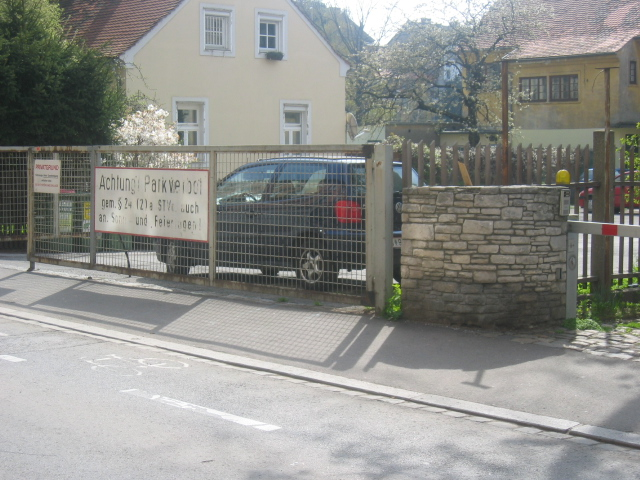
#> input picture cars/carsgraz_002.bmp, 640 x 480 px; its folder holds 4 pictures in this run
$ python my_knn.py
#> lines starting #> are read from the running program, lines starting #| are printed output that depends on the picture; pictures that were not available may be replaced by others from this repository, and a replacement may not be noted
import os
import sys
import numpy as np
import warnings
# Ignore warnings
warnings.filterwarnings('ignore')
from PIL import Image
from pathlib import Path
import pandas as pd

base_dir = Path(__file__).resolve().parent

cars_path = base_dir / "cars/"
horse_path = base_dir / "horses/"

cars = os.listdir(cars_path)
horses = os.listdir(horse_path)

train_size = 0.9

def img2vector(path, image_name):
#> called with image_name = 'carsgraz_002.bmp'
    image = Image.open(os.path.join(path, image_name))
#> image is the input picture: PIL image 640x480 RGB; mean R, G, B 142.8, 143.4, 139
    image = image.resize((50,50))
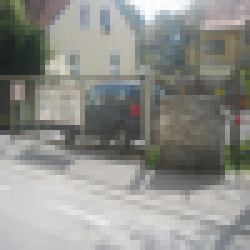
#> image: PIL image 50x50 RGB (shown 5 times larger); mean R, G, B 142.8, 143.4, 139
    image = image.convert('L')
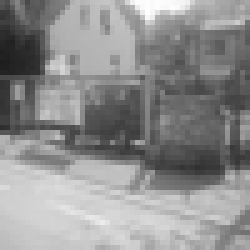
#> image: PIL image 50x50 L (shown 5 times larger); min 30, max 254, mean 142.7
    vector = np.array(image)
    vector = vector.flatten()
#> vector = 2500 values, max 254 at index 129, min 30 at index 600, mean 142.7
    return vector

car_vectors = np.zeros((len(cars), 50*50))
for i in range(0, len(cars)):
    car_vectors[i] = img2vector(cars_path, cars[i])
#> pass 2 of the loop `for i in range(0, len(cars)):`:
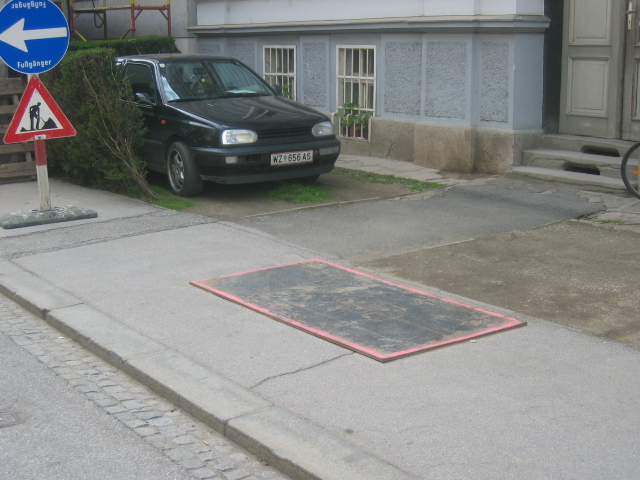
#> input picture cars/carsgraz_006.bmp, 640 x 480 px
#> in img2vector, image is the input picture: PIL image 640x480 RGB; mean R, G, B 135.6, 136.9, 135.5
#> in img2vector (call 2), `image = image.resize((50,50))`:
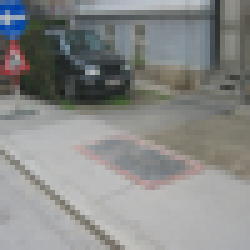
#> image: PIL image 50x50 RGB (shown 5 times larger); mean R, G, B 135.6, 136.9, 135.5
#> in img2vector (call 2), `image = image.convert('L')`:
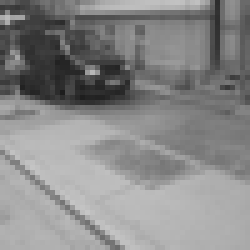
#> image: PIL image 50x50 L (shown 5 times larger); min 29, max 198, mean 136.3
#> vector = 2500 values, max 198 at index 2117, min 29 at index 912, mean 136.3
#> pass 3 of the loop `for i in range(0, len(cars)):`:
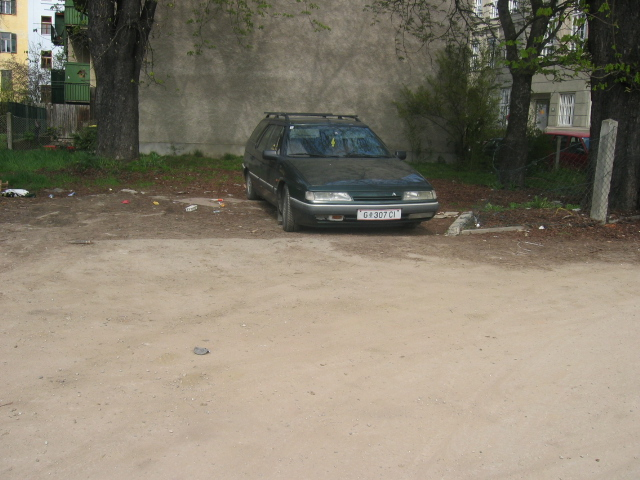
#> input picture cars/carsgraz_018.bmp, 640 x 480 px
#> in img2vector, image is the input picture: PIL image 640x480 RGB; mean R, G, B 134.2, 126.4, 110.7
#> in img2vector (call 3), `image = image.resize((50,50))`:
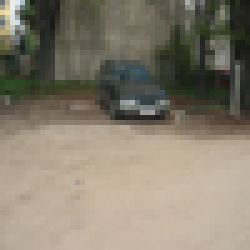
#> image: PIL image 50x50 RGB (shown 5 times larger); mean R, G, B 134.2, 126.4, 110.7
#> in img2vector (call 3), `image = image.convert('L')`:
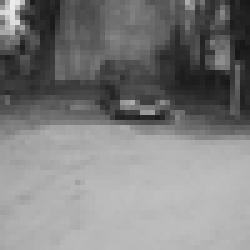
#> image: PIL image 50x50 L (shown 5 times larger); min 24, max 236, mean 126.9
#> vector = 2500 values, max 236 at index 2, min 24 at index 49, mean 126.9
#> the loop made 4 passes; the first 3 are shown

horse_vectors = np.zeros((len(horses), 50*50))
for i in range(0, len(horses)):
    horse_vectors[i] = img2vector(horse_path, horses[i])

car_df = pd.DataFrame(car_vectors)
horse_df = pd.DataFrame(horse_vectors)
#> horse_df = table of 1 rows and 2500 columns

car_df['label'] = 1
horse_df['label'] = -1

car_train = car_df.sample(frac=train_size, random_state=200)
car_test = car_df.drop(car_train.index)

horse_train = horse_df.sample(frac=train_size, random_state=200)
#> horse_train = table of 1 rows and 2501 columns
horse_test = horse_df.drop(horse_train.index)
#> horse_test = table of 0 rows and 2501 columns

train_df = pd.concat([car_train, horse_train])
#> train_df = table of 5 rows and 2501 columns
test_df = pd.concat([car_test, horse_test])
#> test_df = table of 0 rows and 2501 columns

train_x = train_df.drop('label', axis=1)
#> train_x = table of 5 rows and 2500 columns
train_y = train_df['label']

test_x = test_df.drop('label', axis=1)
#> test_x = table of 0 rows and 2500 columns
test_y = test_df['label']

def euclidean_distance(x, y):
    return np.sqrt(np.sum((x - y)**2))

def knn(x, y, k):
    distances = []
    for i in range(0, len(x)):
        distances.append(euclidean_distance(x.iloc[i], y))
    distances = np.array(distances)
    sorted_indices = np.argsort(distances)
    sorted_indices = sorted_indices[:k]
    return sorted_indices

def predict(x, y, k):
    indices = knn(x, y, k)
    labels = train_y.iloc[indices]
    return labels.mode()[0]

def accuracy(x, y, k):
#> called with k = 3
    correct = 0
    for i in range(0, len(x)):
        prediction = predict(train_x, x.iloc[i], k)
        if prediction == y.iloc[i]:
            correct += 1
#> after the loop, correct = 4
    return correct / len(x)

accuracy(train_x, train_y, 3)
accuracy(test_x, test_y, 3)
#> (the run stopped early here; a loop or call above may not have finished)
